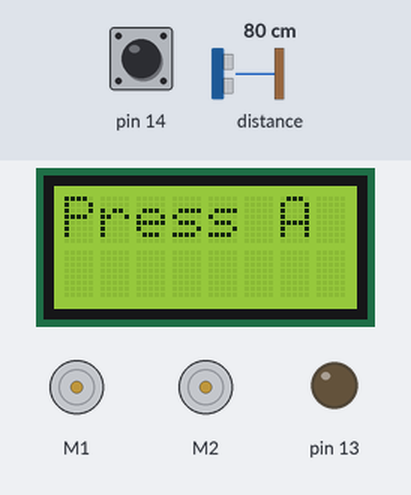
Recording of a sketch running on a simulated Arduino Leonardo, built with avr-gcc and run on an emulated ATmega32U4. Parts: 8×2 character LCD, 2 × DC motor (green arrow = forward, orange = backward, longer = faster), output pins drawn as LEDs (lit = HIGH). The test bench sets the inputs (shaded band); at power-on: pin 14 HIGH, distance to the obstacle 80 cm.

Above: at 0.8 s.
0.9 s: pin 14 pulled LOW for 0.15 s
At 2.6 s:
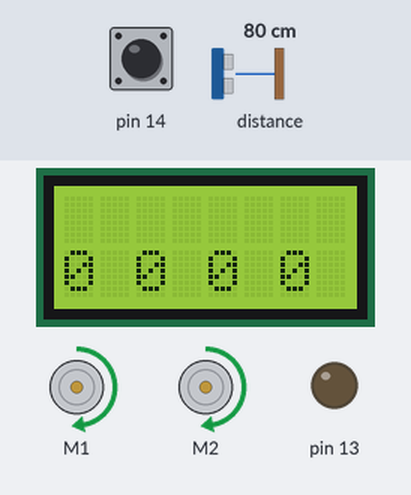
3.5 s: distance to the obstacle set to 2 cm
At 4.2 s:
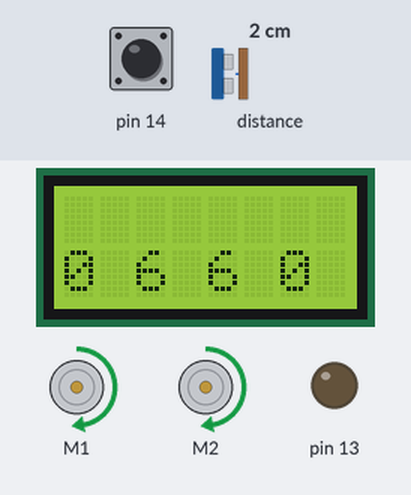
5.2 s: distance to the obstacle set to 18 cm
At 5.9 s:
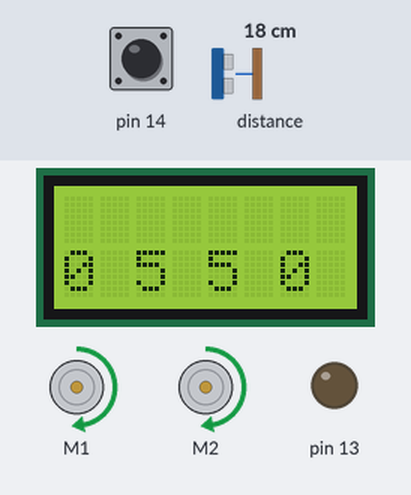
6.8 s: distance to the obstacle set to 35 cm
At 7.5 s:
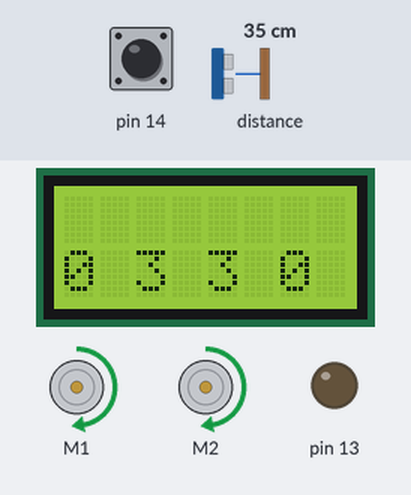
Timing chart, 0 to 9.4 s (numbered marks = the images above; inputs shaded):
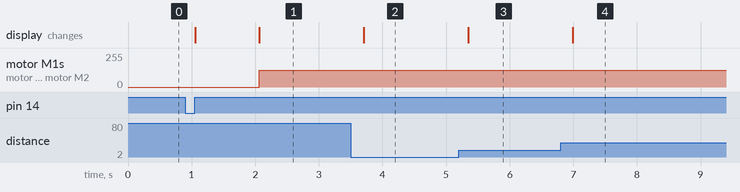

Measured:
- after the input at 0.9 s, motor M1, motor M2: stopped → forward 127/255 after 1.2 s; the display: first changes after 0.16 s (image 1 shows a later state)
- after the input at 3.5 s, the display: changes after 0.20 s (image 2)
- after the input at 5.2 s, the display: changes after 0.15 s (image 3)
- after the input at 6.8 s, the display: changes after 0.19 s (image 4)

The sketch:

ObstacleAvoidingZumo32U4.ino
```cpp
// by Giorgio De Nunzio
// giorgio.denunzio@unisalento.it

// Licence:
// "Do with this code what you wish. If you find it useful, please write to me and tell me about it. If you make any improvement, please let me know so we grow together!"

// Useful links:
// http://pololu.github.io/zumo-32u4-arduino-library/class_zumo32_u4_proximity_sensors.html#a2789f740828a81fe3c942998639355ae

// NUM_OF_SENSORS = 1 or 3
#define NUM_OF_SENSORS 1

// ROBOT_MOVES = 0 (sensor readings are shown to display) or 1 (the robot also moves according to sensor readings)
#define ROBOT_MOVES 01

// A sensor reading must be greater than or equal to this
// threshold in order for the program to consider that sensor as
// seeing an object.
#define SENSOR_THRESHOLD 20

#define SENSOR_THRESHOLD_1 20
#define SENSOR_THRESHOLD_2 16

// delta between left and right readings, to consider the two readings as different
#define SENSOR_DELTA 1


#include <Wire.h>
#include <Zumo32U4.h>

Zumo32U4Motors motors;
Zumo32U4ButtonA buttonA;
Zumo32U4ProximitySensors proxSensors;
Zumo32U4LCD lcd;

const int motorSpeed = 200;

void setup()
{
  #if NUM_OF_SENSORS == 1
    // Initialize the front-sensor mode
    proxSensors.initFrontSensor();
  #else   // NUM_OF_SENSORS == 3
    // Initialize the three-sensor mode
    proxSensors.initThreeSensors();
  #endif

// setBrightnessLevels)
// http://pololu.github.io/zumo-32u4-arduino-library/class_zumo32_u4_proximity_sensors.html#a47820baf67dfa58dedb41cb7bb26dc65
// http://pololu.github.io/zumo-32u4-arduino-library/_zumo32_u4_proximity_sensors_8cpp_source.html (setBrightnessLevels)
// Default period is 420:
// http://pololu.github.io/zumo-32u4-arduino-library/class_zumo32_u4_i_r_pulses.html#ae72ab04d5b682b3170a1542344cb3f75
//  uint16_t myBrightnessLevels[] = { 4, 9, 15, 23, 32, 42, 55, 70, 85, 100, 120 };   // default is { 4, 15, 32, 55, 85, 120 }
//  uint16_t myBrightnessLevels[] = {1, 2, 4, 9, 15, 23, 32, 42, 55, 70, 85, 100, 120, 135, 150, 170};   //  OK 16 levels, threshold at 15
  uint16_t myBrightnessLevels[] = {1, 2, 3, 4, 5, 6, 7, 8, 9, 15, 23, 32, 42, 55, 70, 85, 100, 120, 130, 140, 150, 160, 170, 180, 190};   // 25 levels, used 20 as threshold
//  uint16_t myBrightnessLevels[] = {1, 2, 3, 4, 5, 6, 7, 8, 9, 10, 11, 12, 13, 14, 15, 17, 19, 23, 27, 32};   // 20 levels, used 16 as threshold
  int numOfBrightnessLevels = sizeof(myBrightnessLevels)/sizeof(myBrightnessLevels[0]);
  proxSensors.setBrightnessLevels(myBrightnessLevels, numOfBrightnessLevels);

  // Wait for the user to press button A.
  lcd.clear();
  lcd.print(F("Press A"));
  buttonA.waitForButton();
  lcd.clear();

  // Delay so that the robot does not move away while the user is
  // still touching it.
  delay(1000);

//  motorTest();

}


void loop()
{
  loopFrontSensor();
  delay(200);
}


////////////////////////////////////////////
//                                        //
//   void loopFrontSensor()               //
//                                        //
// Read sensors and decide how to move.   //
//                                        //
////////////////////////////////////////////

void loopFrontSensor()
{

  int obs = obstacle();

  if (obs) ledYellow(1);
  else ledYellow(0);

#if ROBOT_MOVES == 1
  switch (obs) {
    case -1:    //  The obstacle is on the front left. Turn to the right.
      mRotateRight();
      break;
    case +1:    //  The obstacle is on the front right. Turn to the left.
      mRotateLeft();
      break;
    case 2:     //  The obstacle is in front. Turn 180° and go back.
      mStop();
      delay(500);
      mRotateLeft180();
      break;
    default:    // 0, no obstacle
      mForward();
      break;
  }  // switch obs
#endif

}

////////////////////////////////////////
//                                    //
//        int obstacle()              //
//                                    //
// Check if an obstacle is present.   //
// Return:                            //
//   0 if no obstacle                 //
//  -1 if obstacle is on the left     //
//  +1 if obstacle is on the right    //
//  +2 if obstacle is in front        //
//                                    //
////////////////////////////////////////

int obstacle()
{

  // Read the front proximity sensor and get its left and right values (the
  // amount of reflectance detected while using the left or right LEDs)
  proxSensors.read();

  uint8_t leftSensor = 0, centerLeftSensor, centerRightSensor, rightSensor = 0;

  centerLeftSensor = proxSensors.countsFrontWithLeftLeds();
  centerRightSensor = proxSensors.countsFrontWithRightLeds();

#if NUM_OF_SENSORS == 3
  // not used yet
  leftSensor = proxSensors.countsLeftWithLeftLeds();
  rightSensor = proxSensors.countsRightWithRightLeds();
#endif

// LCD stuff from "FaceTowardsOpponent"

  lcd.gotoXY(0, 1);
  lcd.print(leftSensor);
  lcd.print(" ");
  lcd.print(centerLeftSensor);
  lcd.print(" ");
  lcd.print(centerRightSensor);
  lcd.print(" ");
  lcd.print(rightSensor);
  lcd.print(" ");

  int retValue = 0;

#if 0
  if (centerLeftSensor >= SENSOR_THRESHOLD || centerRightSensor >= SENSOR_THRESHOLD)  // An object is visible
    if (centerRightSensor - centerLeftSensor > SENSOR_DELTA)    // The right value is larger, and delta is at least SENSOR_DELTA: the object is probably nearer the right LED
      retValue = +1;
    else if (centerLeftSensor - centerRightSensor > SENSOR_DELTA)  // The left value is larger, and delta is at least SENSOR_DELTA: the object is probably nearer the left LED
      retValue = -1;
    else retValue = +2;    // The two readings are equal: the obstacle is in front
#else // observing that when the obstacle is in front, readings are larger than when it is on the side, so I cannot use just one threshold
  int del = centerRightSensor - centerLeftSensor;
  if (centerLeftSensor >= SENSOR_THRESHOLD_1 || centerRightSensor >= SENSOR_THRESHOLD_1)  // An object must be in front!
    retValue = +2;    // The two readings are equal: the obstacle is in front
  else if (centerRightSensor >= SENSOR_THRESHOLD_2 && del >= SENSOR_DELTA)    // The right value is larger, and delta is at least SENSOR_DELTA: the object is probably nearer the right LED
      retValue = +1;
  else if (centerLeftSensor >= SENSOR_THRESHOLD_2  && -del >= SENSOR_DELTA)  // The left value is larger, and delta is at least SENSOR_DELTA: the object is probably nearer the left LED
      retValue = -1;
#endif

  lcd.gotoXY(0, 1);
  lcd.print(retValue);

  return retValue;
}


////////////////////////////////////////
//                                    //
//        void motorTest()            //
//                                    //
////////////////////////////////////////
void motorTest()
{
  mForward();
  delay(1000);
  mStop();
  delay(1000);
  mRotateRight90();
  delay(1000);
  mRotateLeft90();
  mRotateLeft90();
  delay(1000);
  mRotateRight90();
  delay(1000);
  mBackward();
  delay(1000);
  mStop();
}

/////////////////////////////////////////////////////////////////////////
//                                                                     //
//        Motor functions                                              //
//                                                                     //
// Rotations by a given angle are obtained with simple temporization;  //
// this naive approach will be replaced in the future by measurements  //
// based on the gyro (see TurnSensor.cpp)                              //
//                                                                     //
/////////////////////////////////////////////////////////////////////////

void mForward()
{
  motors.setLeftSpeed(motorSpeed);
  motors.setRightSpeed(motorSpeed);
}

void mBackward()
{
  motors.setLeftSpeed(-motorSpeed);
  motors.setRightSpeed(-motorSpeed);
}

void mRotateLeft()
{
  motors.setLeftSpeed(-motorSpeed);
  motors.setRightSpeed(motorSpeed);
}

void mRotateRight()
{
  motors.setLeftSpeed(motorSpeed);
  motors.setRightSpeed(-motorSpeed);
}

void mStop()
{
  motors.setLeftSpeed(0);
  motors.setRightSpeed(0);
}

void mRotateRight90() {
  mRotateRight();
  delay(400);
  mStop();
}

void mRotateLeft90() {
  mRotateLeft();
  delay(380);
  mStop();
}

void mRotateRight45() {
  mRotateRight();
  delay(200);
  mStop();
}

void mRotateLeft45() {
  mRotateLeft();
  delay(190);
  mStop();
}

void mRotateLeft180() {
  mRotateLeft();
  delay(760);
  mStop();
}
```
